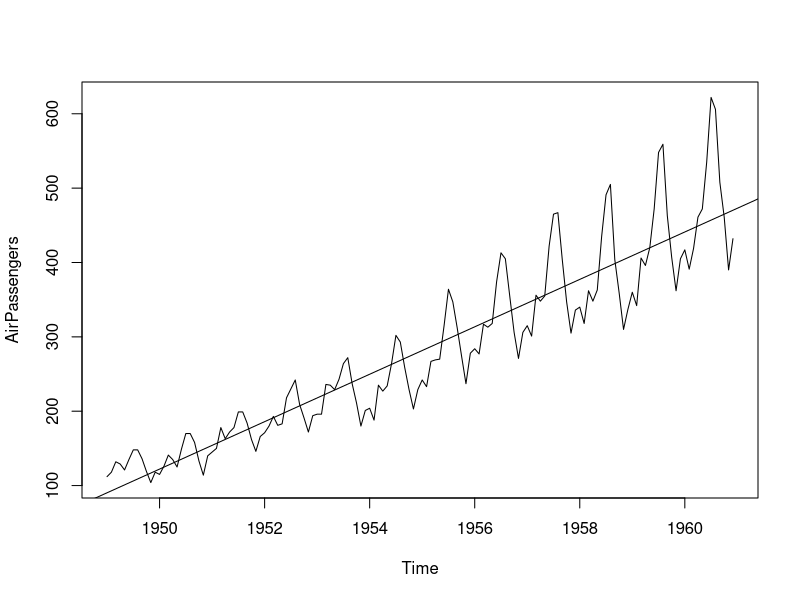
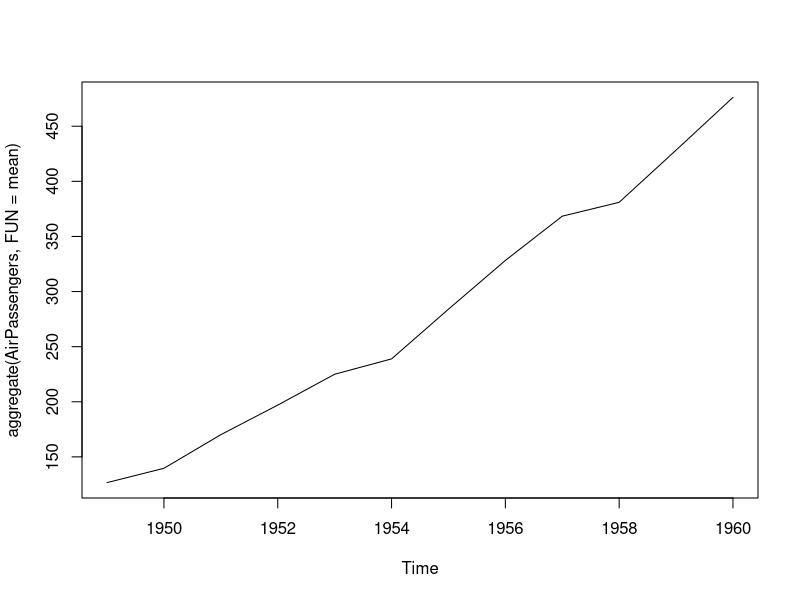
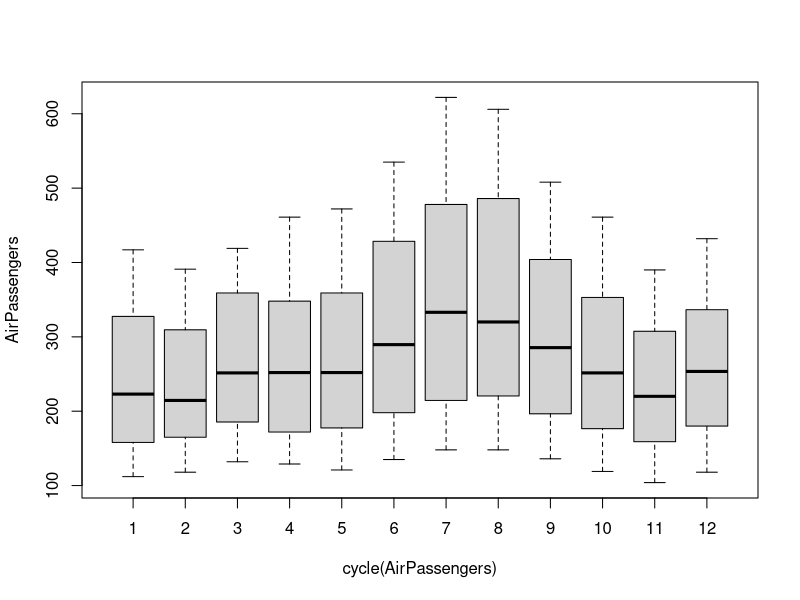
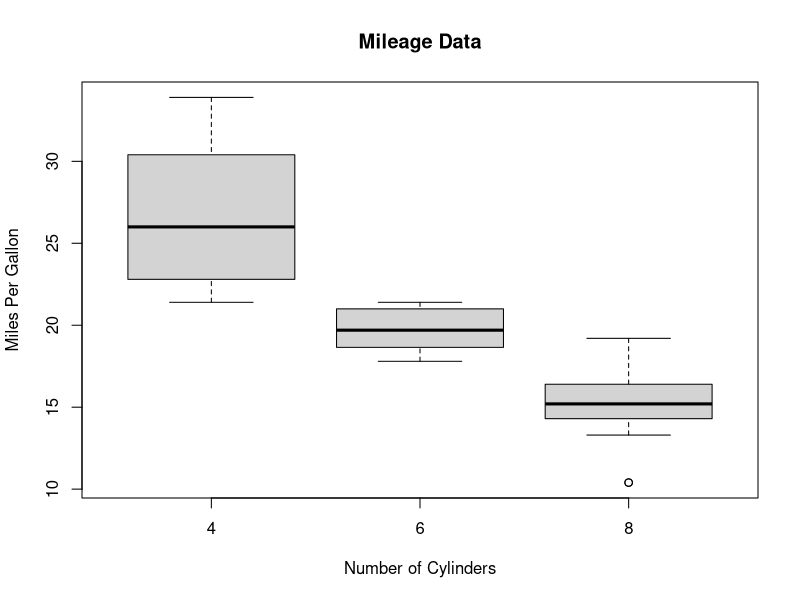
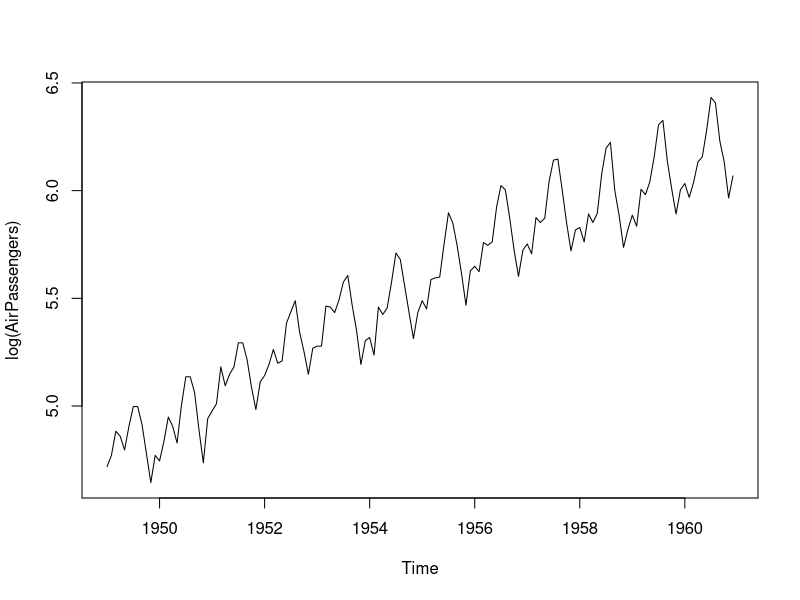
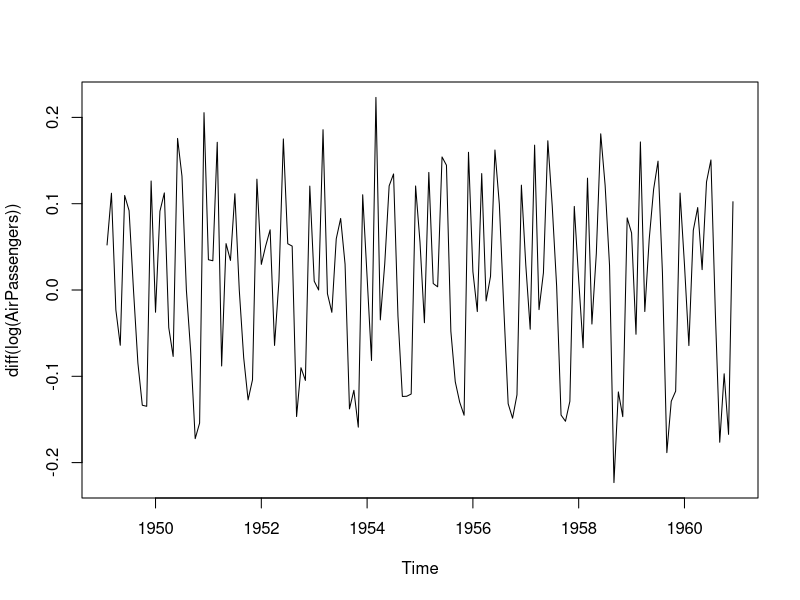
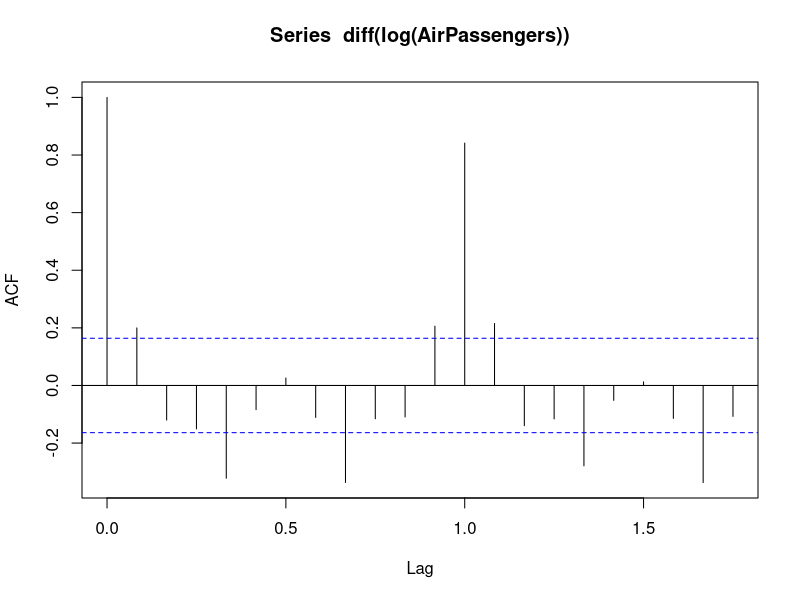
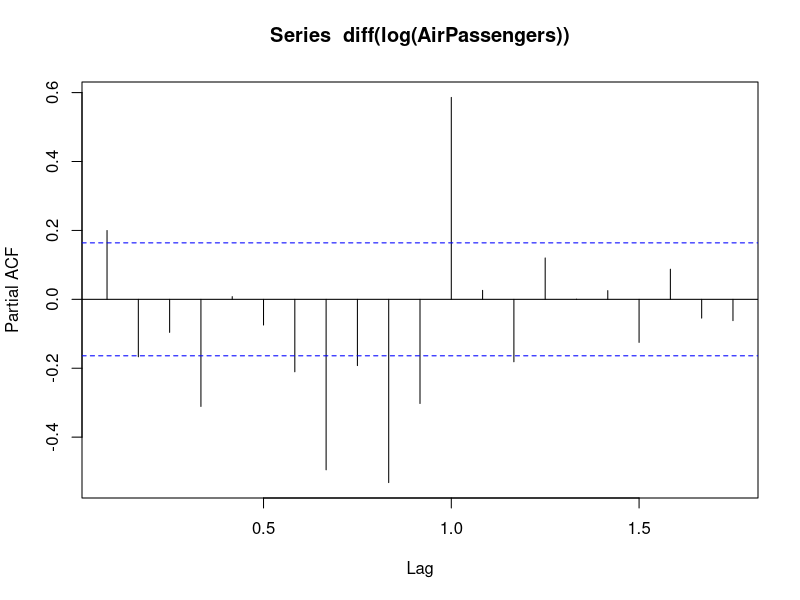

Reproduce these figures in R, in order.
#Time series not use when value is constant
#Time series use when data is stationary condtion for stationary is mean is constant 
#with time and varience and co-varience.
end(AirPassengers)
start(AirPassengers)
plot(AirPassengers)
time(AirPassengers)

abline(reg =lm(AirPassengers~time(AirPassengers)))
#Fit the line:-view the mean and varience

summary(AirPassengers)
#Component of Time Series :- general Trends,Sesonal,Irregular Fluctuation
#General trends show where the data is increasing or decreasing
plot(aggregate(AirPassengers,FUN=mean))#it will show the trend of data where data is increasing or decreasing
aggregate(AirPassengers,FUN=mean)#Yearly mean of data
#Sesonal data show where there is any fluctuation in perticular data or not
#i.e how many pick in data
#Irregular Fluctuation :- the data give irrelavent pick that is not predictable

class(AirPassengers)
frequency(AirPassengers)#12 Monthes

boxplot(AirPassengers~cycle(AirPassengers))#shows where the is any seasonal attributes are not

input <- mtcars[,c('mpg','cyl')]
print(head(input))
boxplot(mpg ~ cyl, data = mtcars, xlab = "Number of Cylinders",
        ylab = "Miles Per Gallon", main = "Mileage Data")

#Data Serielazation process
#using log fuction we make varience constant
log(AirPassengers)
plot(log(AirPassengers))
#2)constant the mean  using diff() function
plot(diff(log(AirPassengers)))

#Time series analysis using AR I MA model(auto regression integration and moving average)
#AR-P ,I-d ,MA-q
help(acf)

#detemining q value using acf check which first line go down word and take one previous of that line and start numbering from 0
acf(diff(log(AirPassengers)))#here q is 1
pacf(diff(log(AirPassengers)))#here p value is 0 
#and d value is get by how much time we use diff function here is 1
fit <- arima(log(AirPassengers), c(0, 1, 1),seasonal = list(order = c(0, 1, 1), period = 12))
fit
pred<-predict(fit,n.ahead = 10*12)#10 year and 12 month prediction we have calculated
pred1<-2.718^pred$pred#Converting log value to decimal value we use e value


ts.plot(AirPassengers,pred1)



#Testing the model 
dataw<-ts(AirPassengers,frequency = 12,start = c(1949,1),end=c(1959,12))
fit<-arima(log(dataw),c(0,1,1),seasonal = list(order=c(0,1,1),period=12))#we don't have to take difference because we pass d value 1 have it automaticaly does it
pred1<-predict(fit,n.ahead = 10*12)
pred1<-2.718^pred1$pred
data1<-head(pred1,12)
predict_1960=round(data1,digits = 0)
original_1960=tail(AirPassengers,12)
